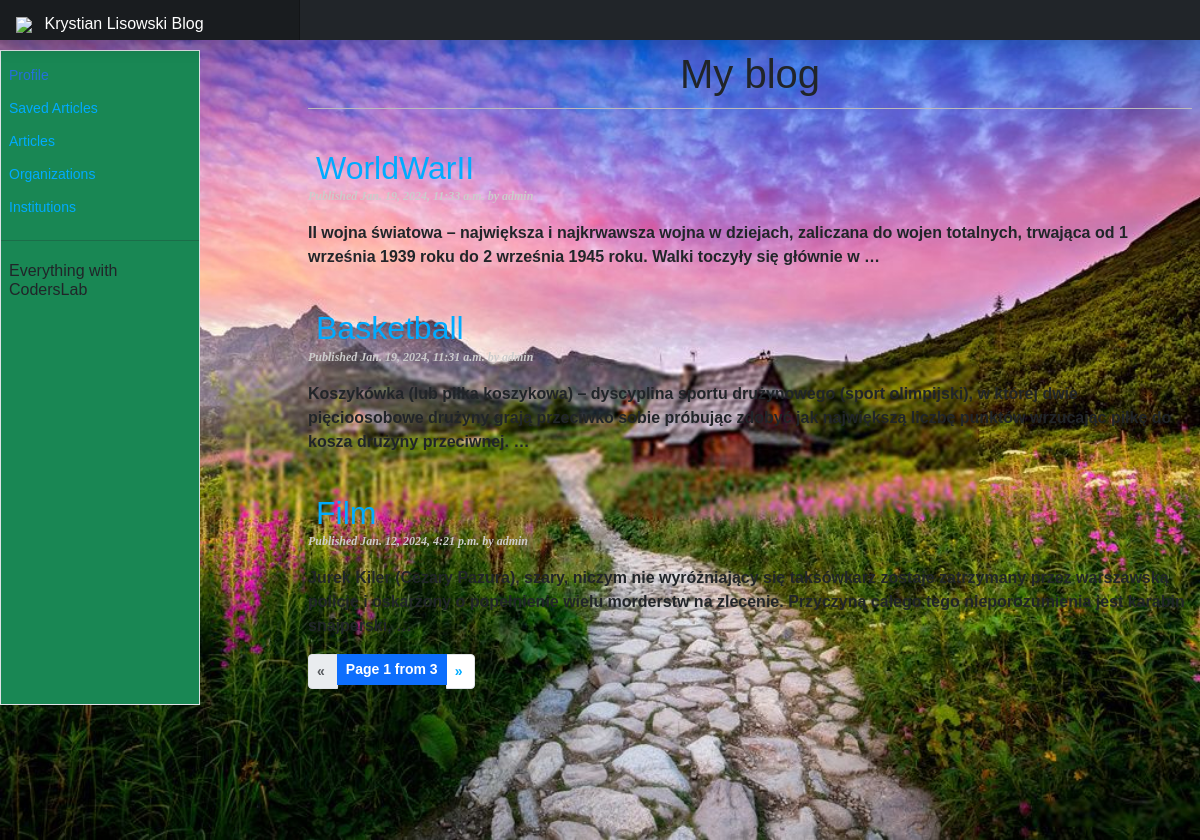
Page /blog/ on the earlier database version.
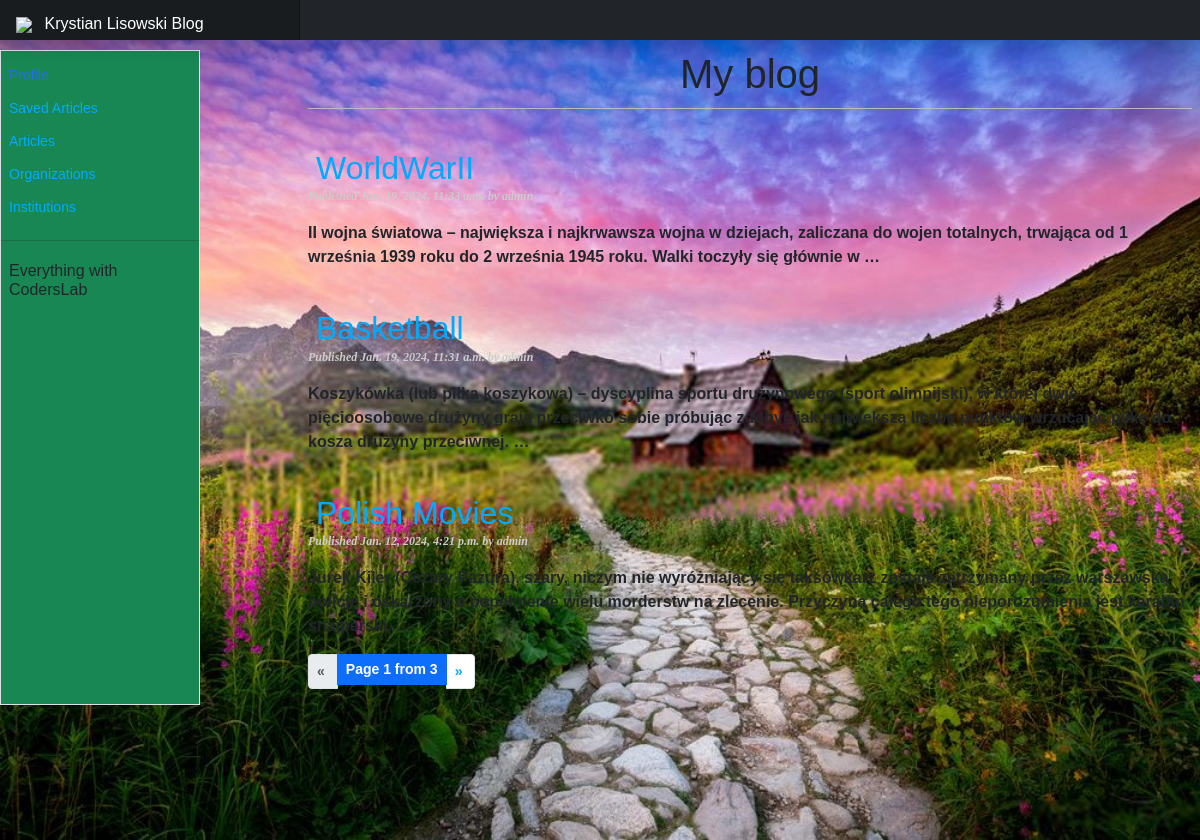
Same page on the later database version.
### blog/models.py (models this page shows, shortened)
class Post(models.Model):
    STATUS_CHOICES = (
        ('draft', "Draft"),
        ('published', 'Published'),
    )
    title = models.CharField(max_length=250)
    slug = models.SlugField(max_length=250, unique_for_date='publish')
    author = models.ForeignKey(User, on_delete=models.CASCADE, related_name='blog_posts')
    body = models.TextField()
    publish = models.DateTimeField(default=timezone.now)
    created = models.DateTimeField(auto_now=True)
    updated = models.DateTimeField(auto_now=True)
    status = models.CharField(max_length=10, choices=STATUS_CHOICES, default='draft')
    objects = models.Manager()
    published = PublishedManager()
    tags = TaggableManager()
    def get_absolute_url(self):
        return reverse('blog:post_detail', args=[self.publish.year, self.publish.strftime('%m'), self.publish.strftime('%d'), self.slug])
    class Meta:
        ordering = ('-publish',)

### blog/views.py (the view)
# urls.py: path('', views.post_list, name='post_list'),
def post_list(request, tag_slug=None):
    object_list = Post.published.all()
    tag = None
    if tag_slug:
        tag = get_object_or_404(Tag, slug=tag_slug)
        object_list = object_list.filter(tags__in=[tag])
    paginator = Paginator(object_list, 3)
    page = request.GET.get('page')
    try:
        posts = paginator.page(page)
    except PageNotAnInteger:
        posts = paginator.page(1)
    except EmptyPage:
        posts = paginator.page(paginator.num_pages)
    return render(request, 'blog/post/list.html', {'page': page, 'posts': posts, 'tag': tag})

### blog/models.py (called while the page is built)
    def get_queryset(self):
        return super(PublishedManager, self).get_queryset().filter(status='published')

### templates/blog/post/list.html (shortened to what this page needs)
{% extends "blog/base.html" %}
{% block content %}
    <h1>My blog</h1>
    {% for post in posts %}
        <h2>
            <a href="{{ post.get_absolute_url }}">
                {{ post.title }}
            </a>
        </h2>
        <p class="date">
            Published {{ post.publish }} by {{ post.author }}
        </p>
        {{post.body|truncatewords:30|linebreaks }}
    {% endfor %}
    {% include "../../pagination.html" with page=posts %}
{% endblock %}

### templates/blog/base.html (shortened to what this page needs)
{% load static %}
<!DOCTYPE html>
<html>
<head>
    <link rel="stylesheet" href="https://cdn.jsdelivr.net/npm/@docsearch/css@3">
    <link href="{% static 'blog/css/bootstrap.min.css' %}" rel="stylesheet">
    <link href="{% static 'blog/css/blog.css' %}" rel="stylesheet">
</head>
<body>
{% include 'blog/post/header.html' %}
<img src="{% static 'blog/images/prodfoto21173.jpg' %}" style="width: 100%">
<div class="container-fluid">
    <div class="row">
        {% include 'blog/post/side_bar.html' %}
        <main class="col-md-9 ms-sm-auto col-lg-9 px-md-2">
            {% block content %}
            {% endblock %}
        </main>
    </div>
</div>
</body>
</html>

### templates/blog/post/header.html (shortened to what this page needs)
{% load static %}
<header class="navbar sticky-top bg-dark flex-md-nowrap p-0 shadow">
    <a class="navbar-brand col-md-3 col-lg-3 me-0 px-3 fs-6 text-white" href="/blog">
        <img class="me-2" width="50" src="{% static 'blog/images/z25882706Q,Ksiazka.giv' %}"/> Krystian Lisowski Blog
    </a>
</header>

### templates/blog/post/side_bar.html (shortened to what this page needs)
{% load i18n %}
{% load static %}
<div class="sidebar border border-right col-md-2 col-lg-2 p-0 bg-success">
    <div class="offcanvas-md offcanvas-end bg-success" tabindex="-1" id="sidebarMenu"
         aria-labelledby="sidebarMenuLabel">
        <div class="offcanvas-body d-md-flex flex-column p-0 pt-lg-2 overflow-y-auto">
            <ul class="nav flex-column">
                <li class="nav-item">
                    <a class="nav-link d-flex align-items-center gap-2 active" aria-current="page"
                       href="#">Profile</a>
                </li>
                <li class="nav-item">
                    <a class="nav-link d-flex align-items-center gap-2"
                       href="#">Saved Articles</a>
                </li>
                <li class="nav-item">
                    <a class="nav-link d-flex align-items-center gap-2"
                       href="#">Articles</a>
                </li>
                <li class="nav-item">
                    <a class="nav-link d-flex align-items-center gap-2"
                       href="#">Organizations</a>
                </li>
                <li class="nav-item">
                    <a class="nav-link d-flex align-items-center gap-2"
                       href="#">Institutions</a>
                </li>
            </ul>
            <hr class="my-3">
            <div class="d-flex">
                <span>
                    <h6 class="mt-1 mb-0">
                    Everything with CodersLab
                    </h6>
                </span>
            </div>
        </div>
    </div>
</div>

### templates/pagination.html
<nav aria-label="Page navigation example">
  <ul class="pagination pagination-sm">
    <li class="page-item {% if not page.has_previous %}disabled{% endif %}">
      <a class="page-link" href="{% if page.has_previous %}?page={{ page.previous_page_number }}{% endif %}" aria-label="Previous"><span aria-hidden="true">&laquo;</span> </a>
    </li>
    <li class="page-item active" aria-current="page">
      <span class="page-link">Page {{ page.number }} from {{ page.paginator.num_pages }}</span>
    </li>
    <li class="page-item {% if not page.has_next %}disabled{% endif %}">
      <a class="page-link" href="{% if page.has_next %}?page={{ page.next_page_number }}{% endif %}" aria-label="Next"><span aria-hidden="true">&raquo;</span> </a>
    </li>
  </ul>
</nav>

### blog/static/blog/css/blog.css (style rules this page uses)
body { font-family: helvetica, sans-serif; background-color: white; }
a { color: #00abff; text-decoration: none; }
h1 { text-align: center; font-weight: normal; border-bottom: 1px solid #bbb; padding: 0 0 10px 0; }
h2 { font-weight: normal; margin: 40px 0 0; }
p.date { color: #ccc; font-family: georgia, serif; font-size: 12px; font-style: italic; }
.container-fluid { height: 100%; width: 100%; position: fixed; z-index: 1; top: 0; left: 0; overflow-x: hidden; padding-top: 50px; font-weight: bold; }
.container-fluid a { padding: 6px 12px 6px 8px; text-decoration: none; color: #00abff; }
.sidebar .nav-link { font-size: .875rem; font-weight: 500; }
.sidebar .nav-link.active { color: #2470dc; }
.navbar-brand { padding-top: .75rem; padding-bottom: .25rem; background-color: rgba(0, 0, 0, .25); box-shadow: inset -1px 0 0 rgba(0, 0, 0, .25); }

Differences in the rows shown:
removed Post: title "Film", publish "Jan. 12, 2024, 4:21 p.m.", author "admin", body "Jurek Kiler (Cezary Pazura), szary, niczym nie wyróżniający się taksówkarz zostaje zatrzymany przez warszawską policję i oskarżony o popełnienie wielu morderstw na zlecenie. Przyczyną całego tego nieporozumienia jest karabin snajperski, …"
added Post: title "Polish Movies", publish "Jan. 12, 2024, 4:21 p.m.", author "admin", body "Jurek Kiler (Cezary Pazura), szary, niczym nie wyróżniający się taksówkarz zostaje zatrzymany przez warszawską policję i oskarżony o popełnienie wielu morderstw na zlecenie. Przyczyną całego tego nieporozumienia jest karabin snajperski, …"
